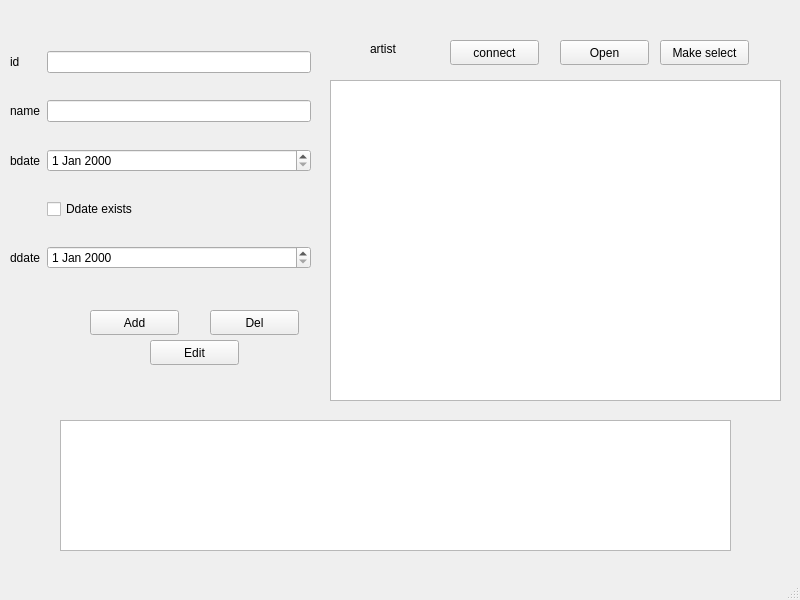
<?xml version="1.0" encoding="UTF-8"?>
<ui version="4.0">
 <class>mainWindow</class>
 <widget class="QMainWindow" name="mainWindow">
  <property name="geometry">
   <rect>
    <x>0</x>
    <y>0</y>
    <width>800</width>
    <height>600</height>
   </rect>
  </property>
  <property name="windowTitle">
   <string>MainWindow</string>
  </property>
  <widget class="QWidget" name="centralwidget">
   <widget class="QPushButton" name="SelectAll">
    <property name="geometry">
     <rect>
      <x>560</x>
      <y>40</y>
      <width>89</width>
      <height>25</height>
     </rect>
    </property>
    <property name="text">
     <string>Open</string>
    </property>
   </widget>
   <widget class="QPushButton" name="Connect">
    <property name="enabled">
     <bool>true</bool>
    </property>
    <property name="geometry">
     <rect>
      <x>450</x>
      <y>40</y>
      <width>89</width>
      <height>25</height>
     </rect>
    </property>
    <property name="text">
     <string>connect</string>
    </property>
   </widget>
   <widget class="QWidget" name="gridLayoutWidget">
    <property name="geometry">
     <rect>
      <x>10</x>
      <y>30</y>
      <width>301</width>
      <height>261</height>
     </rect>
    </property>
    <layout class="QGridLayout" name="gridLayout">
     <item row="1" column="0">
      <widget class="QLabel" name="id">
       <property name="text">
        <string>id</string>
       </property>
      </widget>
     </item>
     <item row="4" column="0">
      <widget class="QLabel" name="bdate">
       <property name="text">
        <string>bdate</string>
       </property>
      </widget>
     </item>
     <item row="2" column="0">
      <widget class="QLabel" name="name">
       <property name="text">
        <string>name</string>
       </property>
      </widget>
     </item>
     <item row="7" column="0">
      <widget class="QLabel" name="ddate">
       <property name="text">
        <string>ddate</string>
       </property>
      </widget>
     </item>
     <item row="1" column="1">
      <widget class="QLineEdit" name="idLine"/>
     </item>
     <item row="2" column="1">
      <widget class="QLineEdit" name="nameLine"/>
     </item>
     <item row="4" column="1">
      <widget class="QDateEdit" name="BdateEdit"/>
     </item>
     <item row="7" column="1">
      <widget class="QDateEdit" name="DdateEdit"/>
     </item>
     <item row="5" column="1">
      <widget class="QCheckBox" name="DdateCheckBox">
       <property name="text">
        <string>Ddate exists</string>
       </property>
      </widget>
     </item>
    </layout>
   </widget>
   <widget class="QLabel" name="labelTable">
    <property name="geometry">
     <rect>
      <x>370</x>
      <y>40</y>
      <width>67</width>
      <height>17</height>
     </rect>
    </property>
    <property name="text">
     <string>artist</string>
    </property>
   </widget>
   <widget class="QTextEdit" name="teResult">
    <property name="geometry">
     <rect>
      <x>60</x>
      <y>420</y>
      <width>671</width>
      <height>131</height>
     </rect>
    </property>
   </widget>
   <widget class="QTableWidget" name="tableWidgetArtist">
    <property name="geometry">
     <rect>
      <x>330</x>
      <y>80</y>
      <width>451</width>
      <height>321</height>
     </rect>
    </property>
   </widget>
   <widget class="QPushButton" name="InsertArtist">
    <property name="geometry">
     <rect>
      <x>90</x>
      <y>310</y>
      <width>89</width>
      <height>25</height>
     </rect>
    </property>
    <property name="text">
     <string>Add</string>
    </property>
   </widget>
   <widget class="QPushButton" name="DelArtist">
    <property name="geometry">
     <rect>
      <x>210</x>
      <y>310</y>
      <width>89</width>
      <height>25</height>
     </rect>
    </property>
    <property name="text">
     <string>Del</string>
    </property>
   </widget>
   <widget class="QPushButton" name="EditArtist">
    <property name="geometry">
     <rect>
      <x>150</x>
      <y>340</y>
      <width>89</width>
      <height>25</height>
     </rect>
    </property>
    <property name="text">
     <string>Edit</string>
    </property>
   </widget>
   <widget class="QPushButton" name="OpenQueryWindow">
    <property name="geometry">
     <rect>
      <x>660</x>
      <y>40</y>
      <width>89</width>
      <height>25</height>
     </rect>
    </property>
    <property name="text">
     <string>Make select</string>
    </property>
   </widget>
  </widget>
  <widget class="QMenuBar" name="menubar">
   <property name="geometry">
    <rect>
     <x>0</x>
     <y>0</y>
     <width>800</width>
     <height>22</height>
    </rect>
   </property>
  </widget>
  <widget class="QStatusBar" name="statusbar"/>
 </widget>
 <tabstops>
  <tabstop>SelectAll</tabstop>
  <tabstop>Connect</tabstop>
 </tabstops>
 <resources/>
 <connections/>
</ui>
